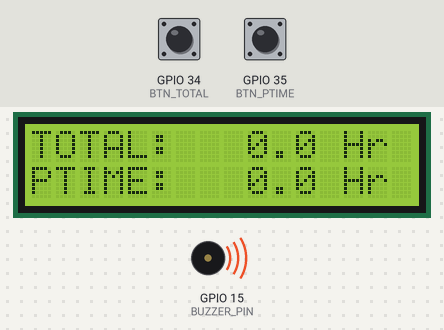
A sketch run on a simulated ESP32. Parts: 16×2 character LCD, buzzer (waves = sounding, pin HIGH). Inputs (shaded band) come from the test bench; at power-on: GPIO 34 (BTN_TOTAL) LOW, GPIO 35 (BTN_PTIME) LOW. EEPROM starts erased.

Above: at 1.2 s.
1.3 s: GPIO 34 (BTN_TOTAL) pulled HIGH for 0.15 s
At 2.7 s:
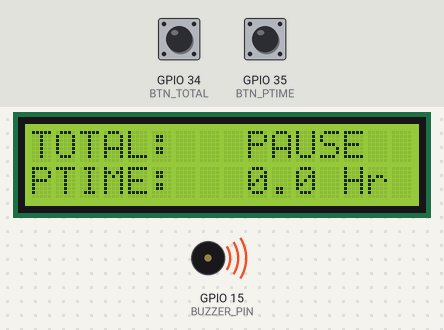
3.1 s: GPIO 35 (BTN_PTIME) pulled HIGH for 0.15 s
At 4.6 s:
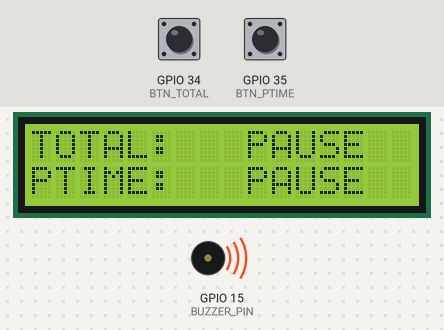
4.9 s: GPIO 34 (BTN_TOTAL) pulled HIGH for 0.15 s
At 5.5 s:
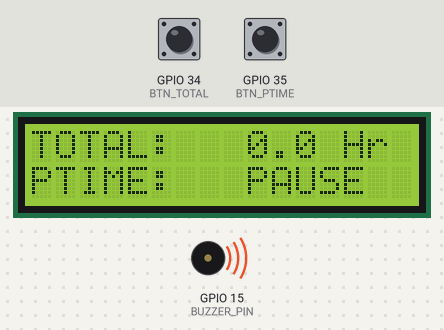
6.7 s: GPIO 35 (BTN_PTIME) pulled HIGH for 0.15 s
At 6.94 s:
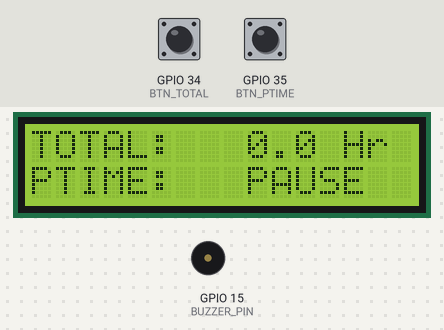
Timing chart, 0 to 9.5 s (numbered marks = the images above; inputs shaded):
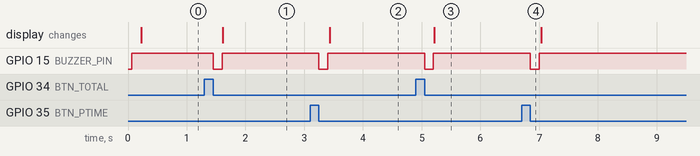

Measured:
- after the input at 1.3 s, GPIO 15 (BUZZER_PIN): HIGH → LOW after 0.15 s, → HIGH 0.15 s later; the display: changes after 0.31 s (image 1)
- after the input at 3.1 s, GPIO 15 (BUZZER_PIN): HIGH → LOW after 0.15 s, → HIGH 0.15 s later; the display: changes after 0.33 s (image 2)
- after the input at 4.9 s, GPIO 15 (BUZZER_PIN): HIGH → LOW after 0.15 s, → HIGH 0.15 s later; the display: changes after 0.32 s (image 3)
- after the input at 6.7 s, GPIO 15 (BUZZER_PIN): HIGH → LOW after 0.15 s, → HIGH 0.15 s later

The sketch:

ESP32_LCD.ino
```cpp
#include <Wire.h>
#include <LiquidCrystal_I2C.h>
#include <Preferences.h>

#define BTN_TOTAL   34
#define BTN_PTIME   35
#define BUZZER_PIN  15

LiquidCrystal_I2C lcd(0x27, 16, 2);
Preferences prefs;

/* ================= TIME ================= */
unsigned long totalStoredSec, ptimeStoredSec;
unsigned long totalStartMs, ptimeStartMs;
unsigned long totalSessionSec, ptimeSessionSec;

/* ================= STATE ================= */
bool pauseTotal = false;
bool pausePtime = false;

/* ================= BUTTON ================= */
unsigned long btnTotalMs = 0, btnPtimeMs = 0;
bool totalHandled = false, ptimeHandled = false;

/* ================= LCD ================= */
unsigned long lastLcdUpdate = 0;

/* ================= BUZZER ================= */
bool buzzerActive = false;
unsigned long buzzerMs = 0;
int buzzerToggleRemain = 0;

/* ================= SAVE ================= */
unsigned long lastSaveMs = 0;

/* ================= PROTOTYPES ================= */
void handleButton(int pin, unsigned long &tPress, bool &handled,
                  void (*shortPress)(), void (*longPress)());
void togglePauseTotal();
void togglePausePtime();
void resetTotal();
void resetPtime();
void beepStart(int count);
void buzzerUpdate();

void setup() {
  Wire.begin();
  lcd.init();
  lcd.backlight();

  pinMode(BTN_TOTAL, INPUT);
  pinMode(BTN_PTIME, INPUT);
  pinMode(BUZZER_PIN, OUTPUT);
  digitalWrite(BUZZER_PIN, HIGH); // buzzer active LOW

  prefs.begin("timer", false);
  totalStoredSec = prefs.getULong("total", 0);
  ptimeStoredSec = prefs.getULong("ptime", 0);

  unsigned long now = millis();
  totalStartMs = now;
  ptimeStartMs = now;
}

void loop() {
  unsigned long now = millis();

  /* ===== BUZZER ===== */
  buzzerUpdate();

  /* ===== BUTTON ===== */
  handleButton(BTN_TOTAL, btnTotalMs, totalHandled,
               togglePauseTotal, resetTotal);
  handleButton(BTN_PTIME, btnPtimeMs, ptimeHandled,
               togglePausePtime, resetPtime);

  /* ===== TIME UPDATE ===== */
  totalSessionSec = pauseTotal ? 0 : (now - totalStartMs) / 1000;
  ptimeSessionSec = pausePtime ? 0 : (now - ptimeStartMs) / 1000;

  unsigned long totalSec = totalStoredSec + totalSessionSec;
  unsigned long ptimeSec = ptimeStoredSec + ptimeSessionSec;

  /* ===== LCD UPDATE (5Hz) ===== */
  if (now - lastLcdUpdate >= 200) {
    lastLcdUpdate = now;
    char line[17];

    // ----- LINE 1 -----
    if (pauseTotal) {
      snprintf(line, 17, "TOTAL:   PAUSE  ");
    } else {
      float h = totalSec / 3600.0;
      snprintf(line, 17, "TOTAL: %5.1f Hr ", h);
    }
    lcd.setCursor(0, 0);
    lcd.print(line);

    // ----- LINE 2 -----
    if (pausePtime) {
      snprintf(line, 17, "PTIME:   PAUSE  ");
    } else {
      float h = ptimeSec / 3600.0;
      snprintf(line, 17, "PTIME: %5.1f Hr ", h);
    }
    lcd.setCursor(0, 1);
    lcd.print(line);
  }

  /* ===== SAVE EEPROM ===== */
  if (now - lastSaveMs >= 5000) {
    prefs.putULong("total", totalSec);
    prefs.putULong("ptime", ptimeSec);
    lastSaveMs = now;
  }
}

/* ================= FUNCTIONS ================= */

void handleButton(int pin, unsigned long &tPress, bool &handled,
                  void (*shortPress)(), void (*longPress)()) {
  unsigned long now = millis();
  bool pressed = digitalRead(pin);

  if (pressed) {
    if (tPress == 0) tPress = now;
    if (!handled && now - tPress >= 10000) {
      longPress();
      handled = true;
    }
  } else if (tPress > 0) {
    if (!handled && now - tPress < 800) {
      shortPress();
    }
    tPress = 0;
    handled = false;
  }
}

/* ===== TOGGLE ===== */
void togglePauseTotal() {
  beepStart(1);
  if (!pauseTotal) {
    totalStoredSec += totalSessionSec;
    pauseTotal = true;
  } else {
    pauseTotal = false;
    totalStartMs = millis();
  }
}

void togglePausePtime() {
  beepStart(1);
  if (!pausePtime) {
    ptimeStoredSec += ptimeSessionSec;
    pausePtime = true;
  } else {
    pausePtime = false;
    ptimeStartMs = millis();
  }
}

/* ===== RESET ===== */
void resetTotal() {
  totalStoredSec = 0;
  prefs.putULong("total", 0);
  totalStartMs = millis();
  pauseTotal = false;
  beepStart(3);
}

void resetPtime() {
  ptimeStoredSec = 0;
  prefs.putULong("ptime", 0);
  ptimeStartMs = millis();
  pausePtime = false;
  beepStart(3);
}

/* ===== BUZZER ===== */
void beepStart(int count) {
  buzzerToggleRemain = count * 2;
  buzzerMs = millis();
  buzzerActive = true;
  digitalWrite(BUZZER_PIN, LOW);
}

void buzzerUpdate() {
  if (!buzzerActive) return;
  if (millis() - buzzerMs >= 150) {
    buzzerMs = millis();
    digitalWrite(BUZZER_PIN, !digitalRead(BUZZER_PIN));
    if (--buzzerToggleRemain <= 0) {
      digitalWrite(BUZZER_PIN, HIGH);
      buzzerActive = false;
    }
  }
}
```
